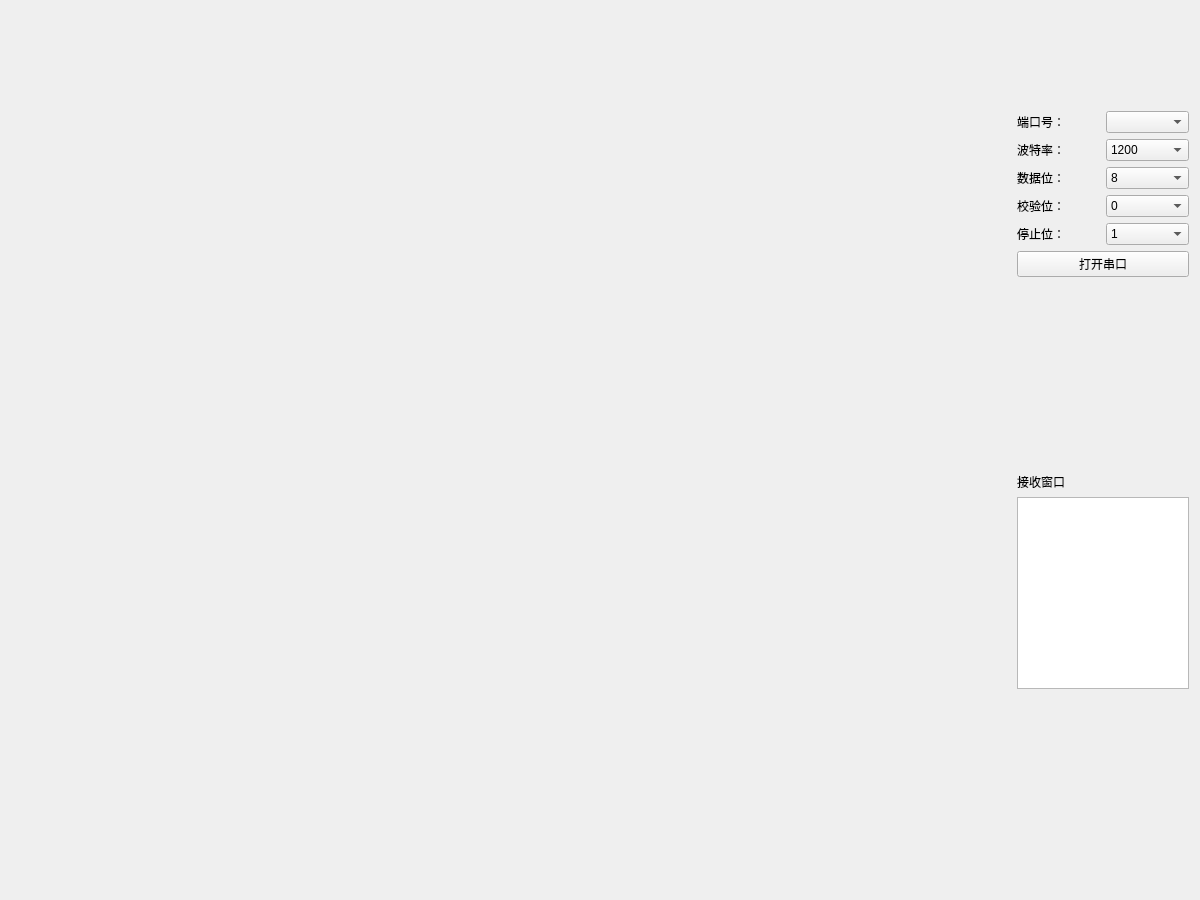
<?xml version="1.0" encoding="UTF-8"?>
<ui version="4.0">
 <class>MainWindow</class>
 <widget class="QMainWindow" name="MainWindow">
  <property name="windowModality">
   <enum>Qt::NonModal</enum>
  </property>
  <property name="geometry">
   <rect>
    <x>0</x>
    <y>0</y>
    <width>1200</width>
    <height>900</height>
   </rect>
  </property>
  <property name="sizePolicy">
   <sizepolicy hsizetype="Expanding" vsizetype="Expanding">
    <horstretch>0</horstretch>
    <verstretch>0</verstretch>
   </sizepolicy>
  </property>
  <property name="cursor">
   <cursorShape>ArrowCursor</cursorShape>
  </property>
  <property name="focusPolicy">
   <enum>Qt::NoFocus</enum>
  </property>
  <property name="contextMenuPolicy">
   <enum>Qt::NoContextMenu</enum>
  </property>
  <property name="windowTitle">
   <string>MainWindow</string>
  </property>
  <property name="toolTipDuration">
   <number>1</number>
  </property>
  <property name="styleSheet">
   <string notr="true"/>
  </property>
  <property name="tabShape">
   <enum>QTabWidget::Rounded</enum>
  </property>
  <property name="dockNestingEnabled">
   <bool>false</bool>
  </property>
  <widget class="QWidget" name="centralWidget">
   <property name="sizePolicy">
    <sizepolicy hsizetype="Preferred" vsizetype="Preferred">
     <horstretch>0</horstretch>
     <verstretch>0</verstretch>
    </sizepolicy>
   </property>
   <layout class="QGridLayout" name="gridLayout">
    <item row="1" column="0">
     <spacer name="horizontalSpacer">
      <property name="orientation">
       <enum>Qt::Horizontal</enum>
      </property>
      <property name="sizeType">
       <enum>QSizePolicy::MinimumExpanding</enum>
      </property>
      <property name="sizeHint" stdset="0">
       <size>
        <width>1000</width>
        <height>20</height>
       </size>
      </property>
     </spacer>
    </item>
    <item row="1" column="1">
     <layout class="QVBoxLayout" name="verticalLayout_4">
      <property name="leftMargin">
       <number>6</number>
      </property>
      <item>
       <layout class="QVBoxLayout" name="verticalLayout_2">
        <item>
         <spacer name="verticalSpacer_2">
          <property name="orientation">
           <enum>Qt::Vertical</enum>
          </property>
          <property name="sizeHint" stdset="0">
           <size>
            <width>20</width>
            <height>100</height>
           </size>
          </property>
         </spacer>
        </item>
        <item>
         <layout class="QVBoxLayout" name="verticalLayout_3">
          <item>
           <layout class="QHBoxLayout" name="horizontalLayout_2">
            <item>
             <widget class="QLabel" name="serialPort">
              <property name="text">
               <string>端口号：</string>
              </property>
             </widget>
            </item>
            <item>
             <widget class="QComboBox" name="PortBox"/>
            </item>
           </layout>
          </item>
          <item>
           <layout class="QHBoxLayout" name="horizontalLayout_3">
            <item>
             <widget class="QLabel" name="baudRate">
              <property name="text">
               <string>波特率：</string>
              </property>
             </widget>
            </item>
            <item>
             <widget class="QComboBox" name="BaudBox">
              <item>
               <property name="text">
                <string>1200</string>
               </property>
              </item>
              <item>
               <property name="text">
                <string>2400</string>
               </property>
              </item>
              <item>
               <property name="text">
                <string>4800</string>
               </property>
              </item>
              <item>
               <property name="text">
                <string>9600</string>
               </property>
              </item>
              <item>
               <property name="text">
                <string>19200</string>
               </property>
              </item>
              <item>
               <property name="text">
                <string>115200</string>
               </property>
              </item>
             </widget>
            </item>
           </layout>
          </item>
          <item>
           <layout class="QHBoxLayout" name="horizontalLayout_4">
            <item>
             <widget class="QLabel" name="bitNum">
              <property name="text">
               <string>数据位：</string>
              </property>
             </widget>
            </item>
            <item>
             <widget class="QComboBox" name="BitNumBox">
              <item>
               <property name="text">
                <string>8</string>
               </property>
              </item>
             </widget>
            </item>
           </layout>
          </item>
          <item>
           <layout class="QHBoxLayout" name="horizontalLayout_5">
            <item>
             <widget class="QLabel" name="parityBit">
              <property name="text">
               <string>校验位：</string>
              </property>
             </widget>
            </item>
            <item>
             <widget class="QComboBox" name="ParityBox">
              <item>
               <property name="text">
                <string>0</string>
               </property>
              </item>
             </widget>
            </item>
           </layout>
          </item>
          <item>
           <layout class="QHBoxLayout" name="horizontalLayout_6">
            <item>
             <widget class="QLabel" name="stopBit">
              <property name="text">
               <string>停止位：</string>
              </property>
             </widget>
            </item>
            <item>
             <widget class="QComboBox" name="StopBox">
              <item>
               <property name="text">
                <string>1</string>
               </property>
              </item>
              <item>
               <property name="text">
                <string>2</string>
               </property>
              </item>
             </widget>
            </item>
           </layout>
          </item>
         </layout>
        </item>
        <item>
         <widget class="QPushButton" name="openButton">
          <property name="maximumSize">
           <size>
            <width>400</width>
            <height>16777215</height>
           </size>
          </property>
          <property name="text">
           <string>打开串口</string>
          </property>
         </widget>
        </item>
       </layout>
      </item>
      <item>
       <spacer name="verticalSpacer">
        <property name="orientation">
         <enum>Qt::Vertical</enum>
        </property>
        <property name="sizeHint" stdset="0">
         <size>
          <width>20</width>
          <height>40</height>
         </size>
        </property>
       </spacer>
      </item>
      <item>
       <layout class="QVBoxLayout" name="verticalLayout">
        <item>
         <widget class="QLabel" name="dataPanel">
          <property name="maximumSize">
           <size>
            <width>200</width>
            <height>16777215</height>
           </size>
          </property>
          <property name="text">
           <string>接收窗口</string>
          </property>
         </widget>
        </item>
        <item>
         <widget class="QTextEdit" name="dataReceiver">
          <property name="enabled">
           <bool>true</bool>
          </property>
          <property name="maximumSize">
           <size>
            <width>250</width>
            <height>16777215</height>
           </size>
          </property>
         </widget>
        </item>
        <item>
         <spacer name="verticalSpacer_3">
          <property name="orientation">
           <enum>Qt::Vertical</enum>
          </property>
          <property name="sizeHint" stdset="0">
           <size>
            <width>20</width>
            <height>200</height>
           </size>
          </property>
         </spacer>
        </item>
       </layout>
      </item>
     </layout>
    </item>
   </layout>
   <zorder>serialFrame</zorder>
   <zorder>layoutWidget</zorder>
   <zorder>horizontalSpacer</zorder>
   <zorder>verticalSpacer</zorder>
   <zorder>horizontalSpacer_2</zorder>
   <zorder></zorder>
   <zorder>horizontalSpacer</zorder>
  </widget>
 </widget>
 <layoutdefault spacing="6" margin="11"/>
 <resources/>
 <connections/>
</ui>
